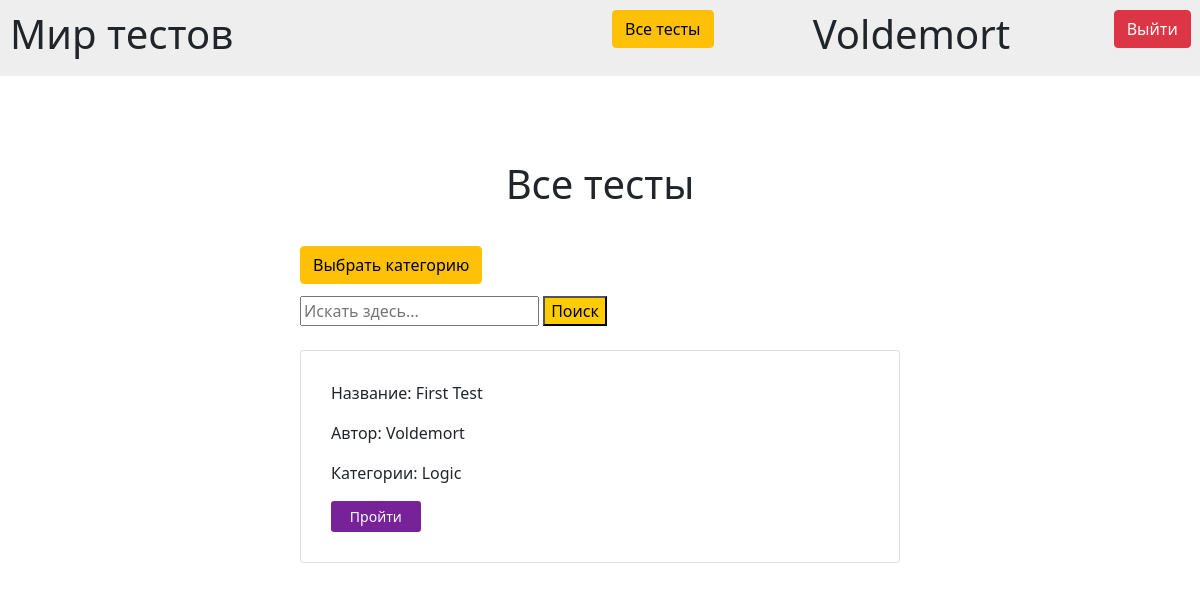
Screenshot of /alltests/Logic (signed in) with the database file from the repository.
### data/users.py (models this page shows)
class User(Base):
    __tablename__ = 'users'
    id = sqlalchemy.Column(sqlalchemy.Integer, primary_key=True, autoincrement=True)
    login = sqlalchemy.Column(sqlalchemy.String, unique=True, nullable=False)
    password = sqlalchemy.Column(sqlalchemy.String, unique=True, nullable=False)
    completed_tests = orm.relationship("Result", secondary="Results_of_CompletedTests", backref="users")
    offered_tests = orm.relationship("Test", secondary="OfferedTests", backref="users")

### data/tests.py (models this page shows, shortened)
class Test(Base):
    __tablename__ = 'tests'
    id = sqlalchemy.Column(sqlalchemy.Integer, primary_key=True, autoincrement=True)
    name = sqlalchemy.Column(sqlalchemy.String, unique=False, nullable=False)
    author = sqlalchemy.Column(sqlalchemy.Integer, sqlalchemy.ForeignKey('users.id'))
    content = sqlalchemy.Column(sqlalchemy.String)
    categories = orm.relationship("Category", secondary="Categories_to_Tests", backref="tests")
    with_points = sqlalchemy.Column(sqlalchemy.Boolean, default=0)
    results = sqlalchemy.Column(sqlalchemy.String)
    approved = sqlalchemy.Column(sqlalchemy.Boolean, default=1)
    def to_json(self, test):
        return {'id': test.id, 'name': test.name, 'author': test.author, 'questions': json.loads(test.content),
                'with_points': test.with_points, 'results': test.results, 'approved': test.approved,
                'categories': ', '.join([cat.name for cat in test.categories])}

### data/categories.py (models this page shows)
class Category(Base):
    __tablename__ = 'categories'
    id = sqlalchemy.Column(sqlalchemy.Integer, primary_key=True, autoincrement=True)
    name = sqlalchemy.Column(sqlalchemy.String, unique=False, nullable=False)

### data/application_tests.py (the view)
@bp.route("/alltests", methods=['GET', 'POST'])
@bp.route("/alltests/<category>", methods=['GET', 'POST'])
@login_required
def all_tests(category=None):
    if request.method == "POST":
        string = request.form['string']
        if string:
            tests = DataBase.set_names_to_authors_in_test(DataBase().search_test(string))
            return render_template("all_tests.html", tests=tests, title=f"Тесты по запросу: {string}")
    tests = DataBase.set_names_to_authors_in_test(DataBase().get_tests(category))
    return render_template("all_tests.html", tests=tests, title="Все тесты")

### data/application_user.py (called while the page is built)
def login_required(view):
    @functools.wraps(view)
    def wrapped_view(**kwargs):
        if g.user is None:
            return redirect("/")
        return view(**kwargs)
    return wrapped_view

@bp.before_app_request
def load_logged_in_user():
    user_id = session.get("user_id")
    if user_id is None:
        g.user = None
    else:
        g.user = User.query.filter(User.id == user_id).first()

### database.py (called while the page is built)
    @staticmethod
    def get_login_by_id(id):
        user = User.query.filter(User.id == id).first()
        return user.login

    @staticmethod
    def get_tests(category=None):
        tests = Test.query.all()
        tests_to_return = list()
        if not category:
            for test in tests:
                tests_to_return.append(Test().to_json(test))
        else:
            for test in tests:
                categories = [c.name for c in test.categories]
                if category in categories:
                    tests_to_return.append(Test().to_json(test))
        return tests_to_return

    @staticmethod
    def set_names_to_authors_in_test(tests_without_author):
        tests = []
        for test in tests_without_author:
            if test['approved']:
                test['author'] = DataBase().get_login_by_id(test['author'])
                tests.append(test)
        return tests

### data/templates/all_tests.html
{% extends "base.html" %}
{% block content %}
  <div class="text-center" style="padding: 10% 0 5% 0">
    <h1>Все тесты</h1>
  </div>
  <a class="btn btn-warning" href="{{ url_for('tests.select_category') }}">Выбрать категорию</a>
  <form method="post" style="padding: 2% 0 2% 0">
      <input name="string" id="string" placeholder="Искать здесь..." type="search">
      <button type="submit" style="background-color: #FFCC00">Поиск</button>
  </form>
  {% for test in tests %}
  <div class="card" style="padding: 5%; margin: 2% 0">
      <p>Название: {{ test.name }}</p>
      <p>Автор: {{ test.author }}</p>
      {% if test.categories %}
        <p>Категории: {{ test.categories }}</p>
      {% endif %}
      <a class="btn btn-sm col-md-2" style="background-color: #772299; color: #FFFFFF;"
         href="{{ url_for('tests.do_test', test_id=test.id) }}">Пройти</a>
  </div>
  {% endfor %}
{% endblock %}

### data/templates/base.html (shortened to what this page needs)
<!DOCTYPE html>
<html lang="en">
<head>
    <link rel="stylesheet"
      href="https://cdn.jsdelivr.net/npm/bootstrap@5.0.0-beta1/dist/css/bootstrap.min.css"
>
</head>
<body>
    <div class="row" style="background: #EEEEEE; padding: 10px;">
        <div class="col-md-6">
            <h1>Мир тестов</h1>
        </div >
        {% if g.user %}
            <div class="col-md-2"><a class="btn btn-warning" href="{{ url_for('tests.all_tests') }}">Все тесты</a></div>
            <div class="col-md-3"><a href="{{ url_for('tests.user_page') }}" class="text-decoration-none text-reset"><h1>
                {{ g.user.login }}</h1></a></div>
            <div class="col-md-1 text-end"><a class="btn btn-danger" href="{{ url_for('user.logout') }}">Выйти</a></div>
        {% else %}
            <div class="col-md-6 text-end"><a class="btn btn-success" href="{{ url_for('user.login') }}">Войти</a></div>
        {% endif %}
    </div>
    <div style="margin: 2% 25%;">
    {% block content %}{% endblock %}
    </div>
</body>
</html>

### rows the page displays
User: user.login "Voldemort", author "Voldemort"
Test: name "First Test"
Category: categories "Logic"
